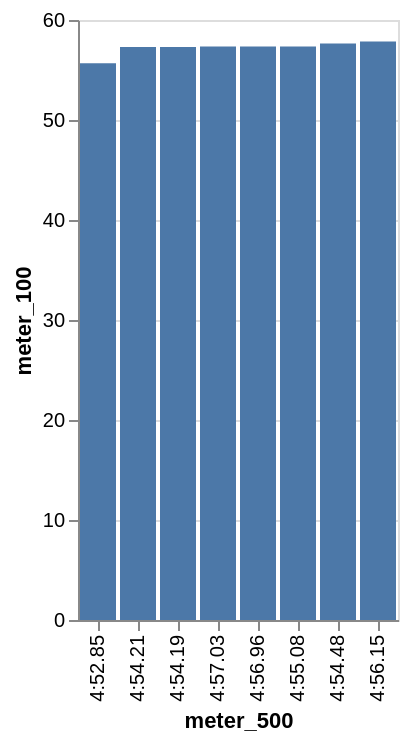

Write a Vega-Lite specification for this figure.
### Vega-Lite specification from a JSON file in a GitHub repository (floating-point values rounded to 4 significant figures)
{"data": {"values": [{"x_data": "4:54.21", "y_data": 57.31}, {"x_data": "4:55.08", "y_data": 57.35}, {"x_data": "4:54.48", "y_data": 57.66}, {"x_data": "4:52.85", "y_data": 55.67}, {"x_data": "4:57.03", "y_data": 57.34}, {"x_data": "4:56.96", "y_data": 57.34}, {"x_data": "4:56.15", "y_data": 57.84}, {"x_data": "4:54.19", "y_data": 57.31}]}, "mark": "bar", "encoding": {"x": {"field": "x_data", "type": "nominal", "title": "meter_500", "sort": {"op": "sum", "field": "y_data", "order": "ascending"}}, "y": {"field": "y_data", "type": "quantitative", "title": "meter_100"}}}
